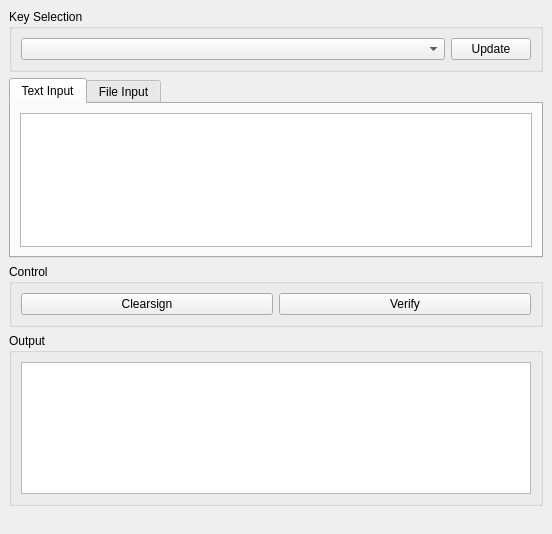
<?xml version="1.0" encoding="UTF-8"?>
<ui version="4.0">
 <class>MainWindowForm</class>
 <widget class="QMainWindow" name="MainWindowForm">
  <property name="geometry">
   <rect>
    <x>0</x>
    <y>0</y>
    <width>552</width>
    <height>534</height>
   </rect>
  </property>
  <property name="windowTitle">
   <string>ClearsignGUI</string>
  </property>
  <widget class="QWidget" name="centralwidget">
   <layout class="QHBoxLayout" name="horizontalLayout">
    <property name="margin">
     <number>0</number>
    </property>
    <item>
     <widget class="QScrollArea" name="central_scroll_area">
      <property name="frameShape">
       <enum>QFrame::NoFrame</enum>
      </property>
      <property name="widgetResizable">
       <bool>true</bool>
      </property>
      <widget class="QWidget" name="central_scroll_area_widget">
       <property name="geometry">
        <rect>
         <x>0</x>
         <y>0</y>
         <width>552</width>
         <height>514</height>
        </rect>
       </property>
       <layout class="QVBoxLayout" name="verticalLayout">
        <item>
         <widget class="QGroupBox" name="groupBox_3">
          <property name="title">
           <string>Key Selection</string>
          </property>
          <layout class="QHBoxLayout" name="horizontalLayout_3">
           <item>
            <widget class="QComboBox" name="keyBox">
             <property name="sizePolicy">
              <sizepolicy hsizetype="MinimumExpanding" vsizetype="Fixed">
               <horstretch>0</horstretch>
               <verstretch>0</verstretch>
              </sizepolicy>
             </property>
            </widget>
           </item>
           <item>
            <widget class="QPushButton" name="updateButton">
             <property name="text">
              <string>Update</string>
             </property>
            </widget>
           </item>
          </layout>
         </widget>
        </item>
        <item>
         <widget class="QTabWidget" name="tabWidget">
          <property name="styleSheet">
           <string notr="true"/>
          </property>
          <property name="currentIndex">
           <number>0</number>
          </property>
          <widget class="QWidget" name="textTab">
           <attribute name="title">
            <string>Text Input</string>
           </attribute>
           <layout class="QVBoxLayout" name="verticalLayout_3">
            <item>
             <widget class="QPlainTextEdit" name="inputText"/>
            </item>
           </layout>
          </widget>
          <widget class="QWidget" name="fileTab">
           <attribute name="title">
            <string>File Input</string>
           </attribute>
          </widget>
         </widget>
        </item>
        <item>
         <widget class="QGroupBox" name="groupBox_2">
          <property name="title">
           <string>Control</string>
          </property>
          <layout class="QHBoxLayout" name="horizontalLayout_2">
           <item>
            <widget class="QPushButton" name="clearsignButton">
             <property name="text">
              <string>Clearsign</string>
             </property>
            </widget>
           </item>
           <item>
            <widget class="QPushButton" name="verifyButton">
             <property name="text">
              <string>Verify</string>
             </property>
            </widget>
           </item>
          </layout>
         </widget>
        </item>
        <item>
         <widget class="QGroupBox" name="groupBox">
          <property name="title">
           <string>Output</string>
          </property>
          <layout class="QVBoxLayout" name="verticalLayout_2">
           <item>
            <widget class="QPlainTextEdit" name="outputText"/>
           </item>
          </layout>
         </widget>
        </item>
       </layout>
      </widget>
     </widget>
    </item>
   </layout>
  </widget>
  <widget class="QStatusBar" name="statusbar">
   <property name="sizeGripEnabled">
    <bool>false</bool>
   </property>
  </widget>
 </widget>
 <resources>
  <include location="../res.qrc"/>
 </resources>
 <connections/>
</ui>
